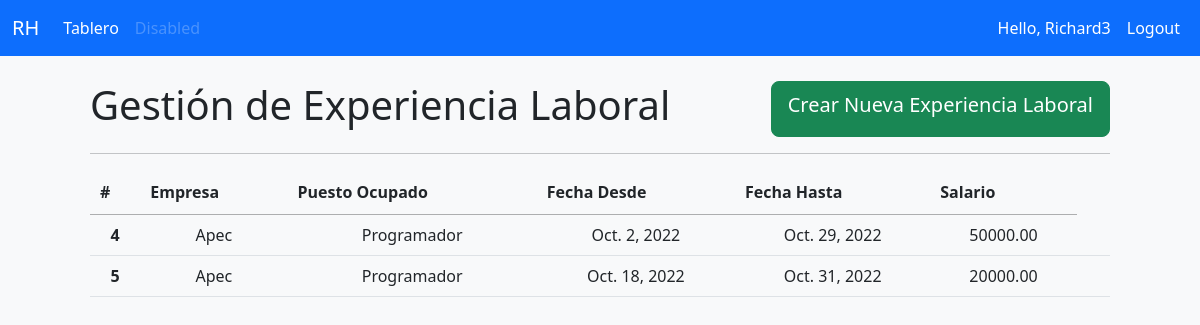
Page /experienciaLaboral/ (signed in) on the committed database.
### msrh/models.py (models this page shows, shortened)
class ExperienciaLaboral(models.Model):
    id = models.AutoField(auto_created=True ,primary_key= True, serialize=False,verbose_name='ID')
    empresa = models.CharField (max_length=200, null=True, verbose_name='Empresa')
    puestoOcupado = models.CharField(max_length=200, null=True, verbose_name='Puesto Ocupado')
    fechaDesde = models.DateField(verbose_name='Fecha Desde')
    fechaHasta = models.DateField(verbose_name='Fecha Hasta')
    salario = models.DecimalField(max_digits=10, decimal_places=2, verbose_name='Salario')

### msrh/decorators.py (the view)
        def wrapper_func(request, *args, **kwargs):
            group = None
            if request.user.groups.exists():
                group = request.user.groups.all()[0].name
            if group in allowed_roles:
                return view_func(request, *args, **kwargs)
            else:
                return HttpResponse('No estas autorizado para ver la pagina')

### msrh/views.py (called while the page is built)
@login_required(login_url='login')
@allowed_users(allowed_roles=['admin','candidato'])
def experienciaLaboral(request):
    experiencialaboral = ExperienciaLaboral.objects.all()
    return render(request, 'msrh/experienciaLaboral.html', {'experiencialaboral':experiencialaboral})

### msrh/templates/msrh/experienciaLaboral.html (shortened to what this page needs)
{% extends 'msrh/main.html' %}
{% block content %}
<div class="nav d-flex justify-content-between">
<h1>Gestión de Experiencia Laboral</h1>
<a class="btn btn-success btn-lg" href="{% url 'Crearexperiencialaboral' %}">Crear Nueva Experiencia Laboral</a>
</div>
<hr>
<table class="table table-hover table-responsive"  id="table_id">
    <thead>
      <tr class="text-center">
        <th>#</th>
        <th>Empresa</th>
        <th>Puesto Ocupado</th>
        <th>Fecha Desde</th>
        <th>Fecha Hasta</th>
        <th>Salario</th>
      </tr>
    </thead>
    <tbody class="table-group-divider">
      {% for i in experiencialaboral %}
      <tr class="text-center">
        <th>{{i.id}}</th>
        <td>{{i.empresa}}</td>
        <td>{{i.puestoOcupado}}</td>
        <td>{{i.fechaDesde}}</td>
        <td>{{i.fechaHasta}}</td>
        <td>{{i.salario}}</td>
        <td>
        </td>
      </tr>
      {% endfor %}
    </tbody>
  </table>
{% endblock %}

### msrh/templates/msrh/navbar/navbarADMIN.html (shortened to what this page needs)
{% load static %}
<nav class="navbar navbar-expand-lg navbar-dark bg-primary fixed-top">
    <div class="container-fluid">
      <a class="navbar-brand" href="#">RH</a>
      <div class="collapse navbar-collapse" id="navbarSupportedContent">
        <ul class="navbar-nav me-auto mb-2 mb-lg-0">
          <li class="nav-item">
            <a class="nav-link active" aria-current="page" href="{% url 'home' %}">Tablero</a>
          </li>
          <li class="nav-item">
            <a class="nav-link disabled">Disabled</a>
          </li>
        </ul>
        <div class="d-flex" >
          <ul class="navbar-nav me-auto mb-2 mb-lg-0">
            <li class="nav-item">
              <span class="nav-link active">Hello, {{request.user}}</span>
            </li>
            <li class="nav-item">
              <a class="nav-link active" aria-current="page" href="{% url 'logout' %}">Logout</a>
            </li>
          </ul>
        </div>
      </div>
    </div>
  </nav>

### rows in the picture
ExperienciaLaboral: id "4", empresa "Apec", puestoOcupado "Programador", fechaDesde "Oct. 2, 2022", fechaHasta "Oct. 29, 2022", salario "50000.00"
ExperienciaLaboral: id "5", empresa "Apec", puestoOcupado "Programador", fechaDesde "Oct. 18, 2022", fechaHasta "Oct. 31, 2022", salario "20000.00"

### other values in the picture
{{ request.user }} "Richard3"
